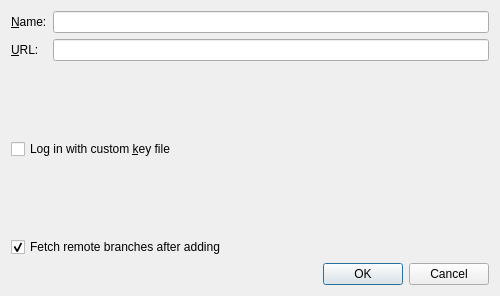
<?xml version="1.0" encoding="UTF-8"?>
<ui version="4.0">
 <class>RemoteDialog</class>
 <widget class="QDialog" name="RemoteDialog">
  <property name="enabled">
   <bool>true</bool>
  </property>
  <property name="geometry">
   <rect>
    <x>0</x>
    <y>0</y>
    <width>500</width>
    <height>296</height>
   </rect>
  </property>
  <property name="windowTitle">
   <string>Edit remote</string>
  </property>
  <property name="modal">
   <bool>true</bool>
  </property>
  <layout class="QFormLayout" name="formLayout">
   <property name="fieldGrowthPolicy">
    <enum>QFormLayout::FieldGrowthPolicy::ExpandingFieldsGrow</enum>
   </property>
   <item row="0" column="0">
    <widget class="QLabel" name="nameLabel">
     <property name="text">
      <string>&amp;Name:</string>
     </property>
     <property name="buddy">
      <cstring>nameEdit</cstring>
     </property>
    </widget>
   </item>
   <item row="0" column="1">
    <widget class="QLineEdit" name="nameEdit"/>
   </item>
   <item row="1" column="0">
    <widget class="QLabel" name="urlLabel">
     <property name="text">
      <string>&amp;URL:</string>
     </property>
     <property name="buddy">
      <cstring>urlEdit</cstring>
     </property>
    </widget>
   </item>
   <item row="1" column="1">
    <widget class="QLineEdit" name="urlEdit"/>
   </item>
   <item row="2" column="0">
    <spacer name="verticalSpacer">
     <property name="orientation">
      <enum>Qt::Orientation::Vertical</enum>
     </property>
     <property name="sizeType">
      <enum>QSizePolicy::Policy::MinimumExpanding</enum>
     </property>
     <property name="sizeHint" stdset="0">
      <size>
       <width>20</width>
       <height>8</height>
      </size>
     </property>
    </spacer>
   </item>
   <item row="3" column="0" colspan="2">
    <widget class="KeyFilePickerCheckBox" name="keyFilePicker">
     <property name="text">
      <string>Log in with custom &amp;key file</string>
     </property>
    </widget>
   </item>
   <item row="4" column="0">
    <spacer name="verticalSpacer_2">
     <property name="orientation">
      <enum>Qt::Orientation::Vertical</enum>
     </property>
     <property name="sizeType">
      <enum>QSizePolicy::Policy::MinimumExpanding</enum>
     </property>
     <property name="sizeHint" stdset="0">
      <size>
       <width>20</width>
       <height>8</height>
      </size>
     </property>
    </spacer>
   </item>
   <item row="5" column="0" colspan="2">
    <widget class="QCheckBox" name="fetchAfterAddCheckBox">
     <property name="text">
      <string>Fetch remote branches after adding</string>
     </property>
     <property name="checked">
      <bool>true</bool>
     </property>
    </widget>
   </item>
   <item row="6" column="0" colspan="2">
    <widget class="QDialogButtonBox" name="buttonBox">
     <property name="orientation">
      <enum>Qt::Orientation::Horizontal</enum>
     </property>
     <property name="standardButtons">
      <set>QDialogButtonBox::StandardButton::Cancel|QDialogButtonBox::StandardButton::Ok</set>
     </property>
     <property name="centerButtons">
      <bool>false</bool>
     </property>
    </widget>
   </item>
  </layout>
 </widget>
 <customwidgets>
  <customwidget>
   <class>KeyFilePickerCheckBox</class>
   <extends>QCheckBox</extends>
   <header>gitfourchette.forms.keyfilepickercheckbox</header>
  </customwidget>
 </customwidgets>
 <tabstops>
  <tabstop>nameEdit</tabstop>
  <tabstop>urlEdit</tabstop>
 </tabstops>
 <resources/>
 <connections>
  <connection>
   <sender>buttonBox</sender>
   <signal>accepted()</signal>
   <receiver>RemoteDialog</receiver>
   <slot>accept()</slot>
   <hints>
    <hint type="sourcelabel">
     <x>189</x>
     <y>263</y>
    </hint>
    <hint type="destinationlabel">
     <x>157</x>
     <y>269</y>
    </hint>
   </hints>
  </connection>
  <connection>
   <sender>buttonBox</sender>
   <signal>rejected()</signal>
   <receiver>RemoteDialog</receiver>
   <slot>reject()</slot>
   <hints>
    <hint type="sourcelabel">
     <x>189</x>
     <y>263</y>
    </hint>
    <hint type="destinationlabel">
     <x>286</x>
     <y>269</y>
    </hint>
   </hints>
  </connection>
 </connections>
</ui>
